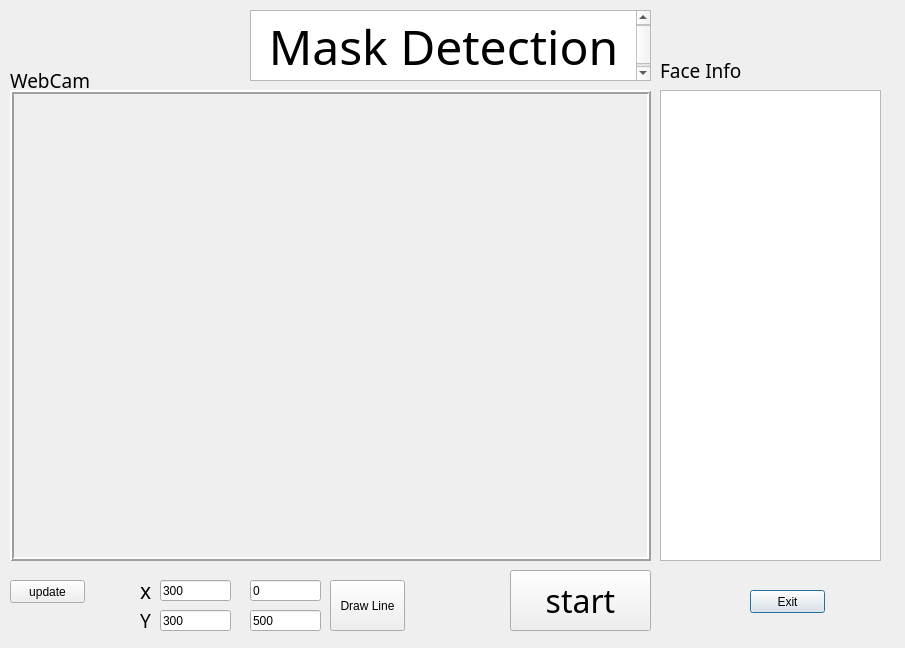
<?xml version="1.0" encoding="UTF-8"?>
<ui version="4.0">
 <class>Dialog</class>
 <widget class="QDialog" name="Dialog">
  <property name="geometry">
   <rect>
    <x>0</x>
    <y>0</y>
    <width>905</width>
    <height>648</height>
   </rect>
  </property>
  <property name="windowTitle">
   <string>Dialog</string>
  </property>
  <widget class="QLabel" name="imglabel">
   <property name="geometry">
    <rect>
     <x>10</x>
     <y>90</y>
     <width>641</width>
     <height>471</height>
    </rect>
   </property>
   <property name="frameShape">
    <enum>QFrame::Box</enum>
   </property>
   <property name="frameShadow">
    <enum>QFrame::Raised</enum>
   </property>
   <property name="lineWidth">
    <number>2</number>
   </property>
   <property name="text">
    <string/>
   </property>
  </widget>
  <widget class="QTextBrowser" name="textBrowser">
   <property name="geometry">
    <rect>
     <x>250</x>
     <y>10</y>
     <width>401</width>
     <height>71</height>
    </rect>
   </property>
   <property name="font">
    <font>
     <family>微軟正黑體</family>
    </font>
   </property>
   <property name="html">
    <string>&lt;!DOCTYPE HTML PUBLIC &quot;-//W3C//DTD HTML 4.0//EN&quot; &quot;http://www.w3.org/TR/REC-html40/strict.dtd&quot;&gt;
&lt;html&gt;&lt;head&gt;&lt;meta name=&quot;qrichtext&quot; content=&quot;1&quot; /&gt;&lt;style type=&quot;text/css&quot;&gt;
p, li { white-space: pre-wrap; }
&lt;/style&gt;&lt;/head&gt;&lt;body style=&quot; font-family:'微軟正黑體'; font-size:9pt; font-weight:400; font-style:normal;&quot;&gt;
&lt;p align=&quot;center&quot; style=&quot; margin-top:0px; margin-bottom:0px; margin-left:0px; margin-right:0px; -qt-block-indent:0; text-indent:0px;&quot;&gt;&lt;span style=&quot; font-size:36pt;&quot;&gt;Mask Detection&lt;/span&gt;&lt;/p&gt;&lt;/body&gt;&lt;/html&gt;</string>
   </property>
  </widget>
  <widget class="QLabel" name="webcam_info">
   <property name="geometry">
    <rect>
     <x>10</x>
     <y>70</y>
     <width>91</width>
     <height>21</height>
    </rect>
   </property>
   <property name="font">
    <font>
     <family>微軟正黑體</family>
     <pointsize>14</pointsize>
    </font>
   </property>
   <property name="text">
    <string>WebCam</string>
   </property>
  </widget>
  <widget class="QPushButton" name="exitGUI">
   <property name="geometry">
    <rect>
     <x>750</x>
     <y>590</y>
     <width>75</width>
     <height>23</height>
    </rect>
   </property>
   <property name="text">
    <string>Exit</string>
   </property>
  </widget>
  <widget class="QListWidget" name="listWidget">
   <property name="geometry">
    <rect>
     <x>660</x>
     <y>90</y>
     <width>221</width>
     <height>471</height>
    </rect>
   </property>
  </widget>
  <widget class="QPushButton" name="UpdateButton">
   <property name="geometry">
    <rect>
     <x>10</x>
     <y>580</y>
     <width>75</width>
     <height>23</height>
    </rect>
   </property>
   <property name="text">
    <string>update</string>
   </property>
  </widget>
  <widget class="QLabel" name="webcam_info_2">
   <property name="geometry">
    <rect>
     <x>660</x>
     <y>60</y>
     <width>91</width>
     <height>21</height>
    </rect>
   </property>
   <property name="font">
    <font>
     <family>微軟正黑體</family>
     <pointsize>14</pointsize>
    </font>
   </property>
   <property name="text">
    <string>Face Info</string>
   </property>
  </widget>
  <widget class="QLineEdit" name="crossLine0x">
   <property name="geometry">
    <rect>
     <x>160</x>
     <y>580</y>
     <width>71</width>
     <height>21</height>
    </rect>
   </property>
   <property name="text">
    <string>300</string>
   </property>
  </widget>
  <widget class="QLineEdit" name="crossLine0y">
   <property name="geometry">
    <rect>
     <x>250</x>
     <y>580</y>
     <width>71</width>
     <height>21</height>
    </rect>
   </property>
   <property name="text">
    <string>0</string>
   </property>
  </widget>
  <widget class="QLineEdit" name="crossLine1x">
   <property name="geometry">
    <rect>
     <x>160</x>
     <y>610</y>
     <width>71</width>
     <height>21</height>
    </rect>
   </property>
   <property name="text">
    <string>300</string>
   </property>
  </widget>
  <widget class="QLineEdit" name="crossLine1y">
   <property name="geometry">
    <rect>
     <x>250</x>
     <y>610</y>
     <width>71</width>
     <height>21</height>
    </rect>
   </property>
   <property name="text">
    <string>500</string>
   </property>
  </widget>
  <widget class="QPushButton" name="start">
   <property name="geometry">
    <rect>
     <x>510</x>
     <y>570</y>
     <width>141</width>
     <height>61</height>
    </rect>
   </property>
   <property name="font">
    <font>
     <family>微軟正黑體</family>
     <pointsize>24</pointsize>
    </font>
   </property>
   <property name="text">
    <string>start</string>
   </property>
  </widget>
  <widget class="QPushButton" name="DrawLine">
   <property name="geometry">
    <rect>
     <x>330</x>
     <y>580</y>
     <width>75</width>
     <height>51</height>
    </rect>
   </property>
   <property name="text">
    <string>Draw Line</string>
   </property>
  </widget>
  <widget class="QLabel" name="webcam_info_3">
   <property name="geometry">
    <rect>
     <x>140</x>
     <y>580</y>
     <width>16</width>
     <height>21</height>
    </rect>
   </property>
   <property name="font">
    <font>
     <family>微軟正黑體</family>
     <pointsize>16</pointsize>
    </font>
   </property>
   <property name="text">
    <string>x</string>
   </property>
  </widget>
  <widget class="QLabel" name="webcam_info_4">
   <property name="geometry">
    <rect>
     <x>140</x>
     <y>610</y>
     <width>16</width>
     <height>21</height>
    </rect>
   </property>
   <property name="font">
    <font>
     <family>微軟正黑體</family>
     <pointsize>14</pointsize>
    </font>
   </property>
   <property name="text">
    <string>Y</string>
   </property>
  </widget>
 </widget>
 <resources/>
 <connections/>
</ui>
